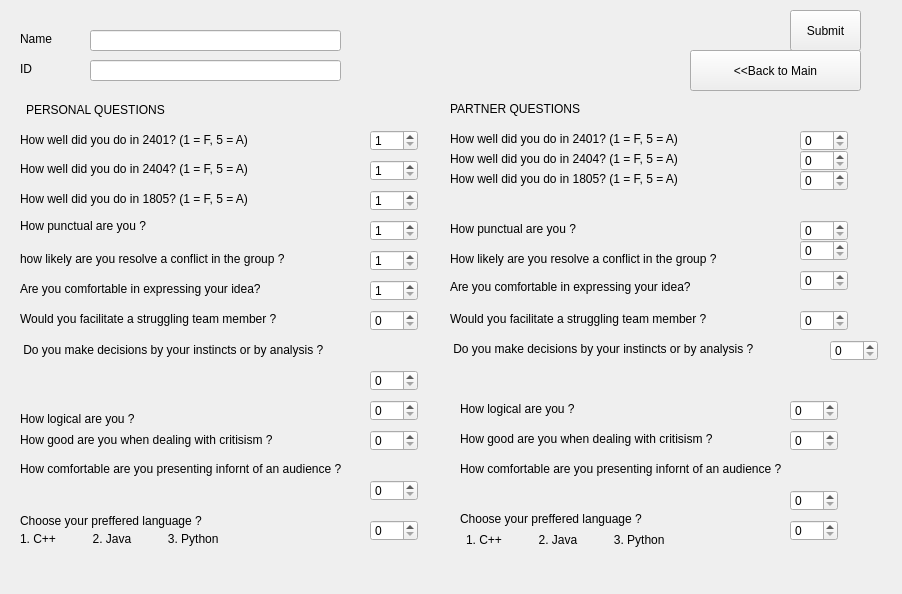
<?xml version="1.0" encoding="UTF-8"?>
<ui version="4.0">
 <class>studentregistering</class>
 <widget class="QWidget" name="studentregistering">
  <property name="geometry">
   <rect>
    <x>0</x>
    <y>0</y>
    <width>902</width>
    <height>594</height>
   </rect>
  </property>
  <property name="windowTitle">
   <string>New Student Registration</string>
  </property>
  <widget class="QLabel" name="label">
   <property name="geometry">
    <rect>
     <x>20</x>
     <y>30</y>
     <width>67</width>
     <height>17</height>
    </rect>
   </property>
   <property name="text">
    <string>Name</string>
   </property>
  </widget>
  <widget class="QLabel" name="label_2">
   <property name="geometry">
    <rect>
     <x>20</x>
     <y>60</y>
     <width>67</width>
     <height>17</height>
    </rect>
   </property>
   <property name="text">
    <string>ID</string>
   </property>
  </widget>
  <widget class="QSpinBox" name="spinBox">
   <property name="geometry">
    <rect>
     <x>370</x>
     <y>130</y>
     <width>48</width>
     <height>21</height>
    </rect>
   </property>
   <property name="minimum">
    <number>1</number>
   </property>
   <property name="maximum">
    <number>5</number>
   </property>
  </widget>
  <widget class="QSpinBox" name="spinBox_2">
   <property name="geometry">
    <rect>
     <x>370</x>
     <y>160</y>
     <width>48</width>
     <height>21</height>
    </rect>
   </property>
   <property name="minimum">
    <number>1</number>
   </property>
   <property name="maximum">
    <number>5</number>
   </property>
  </widget>
  <widget class="QSpinBox" name="spinBox_3">
   <property name="geometry">
    <rect>
     <x>370</x>
     <y>190</y>
     <width>48</width>
     <height>21</height>
    </rect>
   </property>
   <property name="minimum">
    <number>1</number>
   </property>
   <property name="maximum">
    <number>5</number>
   </property>
  </widget>
  <widget class="QSpinBox" name="spinBox_4">
   <property name="geometry">
    <rect>
     <x>370</x>
     <y>220</y>
     <width>48</width>
     <height>21</height>
    </rect>
   </property>
   <property name="minimum">
    <number>1</number>
   </property>
   <property name="maximum">
    <number>5</number>
   </property>
  </widget>
  <widget class="QSpinBox" name="spinBox_5">
   <property name="geometry">
    <rect>
     <x>370</x>
     <y>250</y>
     <width>48</width>
     <height>21</height>
    </rect>
   </property>
   <property name="minimum">
    <number>1</number>
   </property>
   <property name="maximum">
    <number>5</number>
   </property>
  </widget>
  <widget class="QSpinBox" name="spinBox_6">
   <property name="geometry">
    <rect>
     <x>370</x>
     <y>280</y>
     <width>48</width>
     <height>21</height>
    </rect>
   </property>
   <property name="minimum">
    <number>1</number>
   </property>
   <property name="maximum">
    <number>5</number>
   </property>
  </widget>
  <widget class="QPushButton" name="pushButton">
   <property name="geometry">
    <rect>
     <x>790</x>
     <y>10</y>
     <width>71</width>
     <height>41</height>
    </rect>
   </property>
   <property name="text">
    <string>Submit</string>
   </property>
  </widget>
  <widget class="QLineEdit" name="lineEdit">
   <property name="geometry">
    <rect>
     <x>90</x>
     <y>30</y>
     <width>251</width>
     <height>21</height>
    </rect>
   </property>
  </widget>
  <widget class="QLineEdit" name="lineEdit_2">
   <property name="geometry">
    <rect>
     <x>90</x>
     <y>60</y>
     <width>251</width>
     <height>21</height>
    </rect>
   </property>
  </widget>
  <widget class="QSpinBox" name="spinBox_7">
   <property name="geometry">
    <rect>
     <x>370</x>
     <y>310</y>
     <width>48</width>
     <height>21</height>
    </rect>
   </property>
  </widget>
  <widget class="QSpinBox" name="spinBox_8">
   <property name="geometry">
    <rect>
     <x>370</x>
     <y>370</y>
     <width>48</width>
     <height>21</height>
    </rect>
   </property>
  </widget>
  <widget class="QSpinBox" name="spinBox_9">
   <property name="geometry">
    <rect>
     <x>370</x>
     <y>400</y>
     <width>48</width>
     <height>21</height>
    </rect>
   </property>
  </widget>
  <widget class="QSpinBox" name="spinBox_10">
   <property name="geometry">
    <rect>
     <x>370</x>
     <y>430</y>
     <width>48</width>
     <height>21</height>
    </rect>
   </property>
  </widget>
  <widget class="QSpinBox" name="spinBox_11">
   <property name="geometry">
    <rect>
     <x>370</x>
     <y>480</y>
     <width>48</width>
     <height>21</height>
    </rect>
   </property>
  </widget>
  <widget class="QSpinBox" name="spinBox_12">
   <property name="geometry">
    <rect>
     <x>370</x>
     <y>520</y>
     <width>48</width>
     <height>21</height>
    </rect>
   </property>
  </widget>
  <widget class="QSpinBox" name="spinBox_13">
   <property name="geometry">
    <rect>
     <x>800</x>
     <y>130</y>
     <width>48</width>
     <height>21</height>
    </rect>
   </property>
  </widget>
  <widget class="QSpinBox" name="spinBox_14">
   <property name="geometry">
    <rect>
     <x>800</x>
     <y>150</y>
     <width>48</width>
     <height>21</height>
    </rect>
   </property>
  </widget>
  <widget class="QSpinBox" name="spinBox_23">
   <property name="geometry">
    <rect>
     <x>790</x>
     <y>490</y>
     <width>48</width>
     <height>21</height>
    </rect>
   </property>
  </widget>
  <widget class="QLabel" name="label_3">
   <property name="geometry">
    <rect>
     <x>20</x>
     <y>130</y>
     <width>341</width>
     <height>20</height>
    </rect>
   </property>
   <property name="text">
    <string>How well did you do in 2401? (1 = F, 5 = A)</string>
   </property>
  </widget>
  <widget class="QLabel" name="label_4">
   <property name="geometry">
    <rect>
     <x>20</x>
     <y>160</y>
     <width>341</width>
     <height>17</height>
    </rect>
   </property>
   <property name="text">
    <string>How well did you do in 2404? (1 = F, 5 = A)</string>
   </property>
  </widget>
  <widget class="QLabel" name="label_5">
   <property name="geometry">
    <rect>
     <x>20</x>
     <y>190</y>
     <width>321</width>
     <height>17</height>
    </rect>
   </property>
   <property name="text">
    <string>How well did you do in 1805? (1 = F, 5 = A)</string>
   </property>
  </widget>
  <widget class="QLabel" name="label_6">
   <property name="geometry">
    <rect>
     <x>20</x>
     <y>210</y>
     <width>301</width>
     <height>31</height>
    </rect>
   </property>
   <property name="text">
    <string>How punctual are you ?</string>
   </property>
  </widget>
  <widget class="QLabel" name="label_7">
   <property name="geometry">
    <rect>
     <x>20</x>
     <y>250</y>
     <width>341</width>
     <height>17</height>
    </rect>
   </property>
   <property name="text">
    <string>how likely are you resolve a conflict in the group ?</string>
   </property>
  </widget>
  <widget class="QLabel" name="label_8">
   <property name="geometry">
    <rect>
     <x>20</x>
     <y>280</y>
     <width>331</width>
     <height>17</height>
    </rect>
   </property>
   <property name="text">
    <string>Are you comfortable in expressing your idea?</string>
   </property>
  </widget>
  <widget class="QLabel" name="label_9">
   <property name="geometry">
    <rect>
     <x>20</x>
     <y>310</y>
     <width>331</width>
     <height>17</height>
    </rect>
   </property>
   <property name="text">
    <string>Would you facilitate a struggling team member ?</string>
   </property>
  </widget>
  <widget class="QLabel" name="label_10">
   <property name="geometry">
    <rect>
     <x>20</x>
     <y>340</y>
     <width>381</width>
     <height>20</height>
    </rect>
   </property>
   <property name="text">
    <string> Do you make decisions by your instincts or by analysis ?</string>
   </property>
  </widget>
  <widget class="QLabel" name="label_11">
   <property name="geometry">
    <rect>
     <x>20</x>
     <y>410</y>
     <width>331</width>
     <height>17</height>
    </rect>
   </property>
   <property name="text">
    <string>How logical are you ?</string>
   </property>
  </widget>
  <widget class="QLabel" name="label_12">
   <property name="geometry">
    <rect>
     <x>20</x>
     <y>430</y>
     <width>331</width>
     <height>20</height>
    </rect>
   </property>
   <property name="text">
    <string>How good are you when dealing with critisism ?</string>
   </property>
  </widget>
  <widget class="QLabel" name="label_13">
   <property name="geometry">
    <rect>
     <x>20</x>
     <y>460</y>
     <width>411</width>
     <height>17</height>
    </rect>
   </property>
   <property name="text">
    <string>How comfortable are you presenting infornt of an audience ?</string>
   </property>
  </widget>
  <widget class="QLabel" name="label_14">
   <property name="geometry">
    <rect>
     <x>20</x>
     <y>510</y>
     <width>341</width>
     <height>21</height>
    </rect>
   </property>
   <property name="text">
    <string>Choose your preffered language ?</string>
   </property>
  </widget>
  <widget class="QLabel" name="label_15">
   <property name="geometry">
    <rect>
     <x>20</x>
     <y>530</y>
     <width>241</width>
     <height>17</height>
    </rect>
   </property>
   <property name="text">
    <string>1. C++           2. Java           3. Python</string>
   </property>
  </widget>
  <widget class="QLabel" name="label_16">
   <property name="geometry">
    <rect>
     <x>450</x>
     <y>130</y>
     <width>331</width>
     <height>17</height>
    </rect>
   </property>
   <property name="text">
    <string>How well did you do in 2401? (1 = F, 5 = A)</string>
   </property>
  </widget>
  <widget class="QLabel" name="label_17">
   <property name="geometry">
    <rect>
     <x>450</x>
     <y>150</y>
     <width>331</width>
     <height>17</height>
    </rect>
   </property>
   <property name="text">
    <string>How well did you do in 2404? (1 = F, 5 = A)</string>
   </property>
  </widget>
  <widget class="QLabel" name="label_18">
   <property name="geometry">
    <rect>
     <x>450</x>
     <y>170</y>
     <width>331</width>
     <height>17</height>
    </rect>
   </property>
   <property name="text">
    <string>How well did you do in 1805? (1 = F, 5 = A)</string>
   </property>
  </widget>
  <widget class="QSpinBox" name="spinBox_18">
   <property name="geometry">
    <rect>
     <x>800</x>
     <y>270</y>
     <width>48</width>
     <height>21</height>
    </rect>
   </property>
  </widget>
  <widget class="QSpinBox" name="spinBox_21">
   <property name="geometry">
    <rect>
     <x>790</x>
     <y>400</y>
     <width>48</width>
     <height>21</height>
    </rect>
   </property>
  </widget>
  <widget class="QSpinBox" name="spinBox_24">
   <property name="geometry">
    <rect>
     <x>790</x>
     <y>520</y>
     <width>48</width>
     <height>21</height>
    </rect>
   </property>
  </widget>
  <widget class="QSpinBox" name="spinBox_17">
   <property name="geometry">
    <rect>
     <x>800</x>
     <y>240</y>
     <width>48</width>
     <height>21</height>
    </rect>
   </property>
  </widget>
  <widget class="QSpinBox" name="spinBox_22">
   <property name="geometry">
    <rect>
     <x>790</x>
     <y>430</y>
     <width>48</width>
     <height>21</height>
    </rect>
   </property>
  </widget>
  <widget class="QSpinBox" name="spinBox_20">
   <property name="geometry">
    <rect>
     <x>830</x>
     <y>340</y>
     <width>48</width>
     <height>21</height>
    </rect>
   </property>
  </widget>
  <widget class="QSpinBox" name="spinBox_15">
   <property name="geometry">
    <rect>
     <x>800</x>
     <y>170</y>
     <width>48</width>
     <height>21</height>
    </rect>
   </property>
  </widget>
  <widget class="QSpinBox" name="spinBox_16">
   <property name="geometry">
    <rect>
     <x>800</x>
     <y>220</y>
     <width>48</width>
     <height>21</height>
    </rect>
   </property>
  </widget>
  <widget class="QSpinBox" name="spinBox_19">
   <property name="geometry">
    <rect>
     <x>800</x>
     <y>310</y>
     <width>48</width>
     <height>21</height>
    </rect>
   </property>
  </widget>
  <widget class="QLabel" name="label_19">
   <property name="geometry">
    <rect>
     <x>450</x>
     <y>220</y>
     <width>201</width>
     <height>17</height>
    </rect>
   </property>
   <property name="text">
    <string>How punctual are you ?</string>
   </property>
  </widget>
  <widget class="QLabel" name="label_20">
   <property name="geometry">
    <rect>
     <x>450</x>
     <y>250</y>
     <width>341</width>
     <height>17</height>
    </rect>
   </property>
   <property name="text">
    <string>How likely are you resolve a conflict in the group ?</string>
   </property>
  </widget>
  <widget class="QLabel" name="label_21">
   <property name="geometry">
    <rect>
     <x>450</x>
     <y>276</y>
     <width>321</width>
     <height>21</height>
    </rect>
   </property>
   <property name="text">
    <string>Are you comfortable in expressing your idea?</string>
   </property>
  </widget>
  <widget class="QLabel" name="label_22">
   <property name="geometry">
    <rect>
     <x>450</x>
     <y>310</y>
     <width>341</width>
     <height>17</height>
    </rect>
   </property>
   <property name="text">
    <string>Would you facilitate a struggling team member ?</string>
   </property>
  </widget>
  <widget class="QLabel" name="label_23">
   <property name="geometry">
    <rect>
     <x>450</x>
     <y>340</y>
     <width>381</width>
     <height>17</height>
    </rect>
   </property>
   <property name="text">
    <string> Do you make decisions by your instincts or by analysis ?</string>
   </property>
  </widget>
  <widget class="QLabel" name="label_24">
   <property name="geometry">
    <rect>
     <x>460</x>
     <y>400</y>
     <width>271</width>
     <height>17</height>
    </rect>
   </property>
   <property name="text">
    <string>How logical are you ?</string>
   </property>
  </widget>
  <widget class="QLabel" name="label_25">
   <property name="geometry">
    <rect>
     <x>460</x>
     <y>430</y>
     <width>331</width>
     <height>17</height>
    </rect>
   </property>
   <property name="text">
    <string>How good are you when dealing with critisism ?</string>
   </property>
  </widget>
  <widget class="QLabel" name="label_26">
   <property name="geometry">
    <rect>
     <x>460</x>
     <y>460</y>
     <width>421</width>
     <height>17</height>
    </rect>
   </property>
   <property name="text">
    <string>How comfortable are you presenting infornt of an audience ?</string>
   </property>
  </widget>
  <widget class="QLabel" name="label_27">
   <property name="geometry">
    <rect>
     <x>460</x>
     <y>510</y>
     <width>331</width>
     <height>17</height>
    </rect>
   </property>
   <property name="text">
    <string>Choose your preffered language ?</string>
   </property>
  </widget>
  <widget class="QLabel" name="label_28">
   <property name="geometry">
    <rect>
     <x>466</x>
     <y>530</y>
     <width>291</width>
     <height>20</height>
    </rect>
   </property>
   <property name="text">
    <string>1. C++           2. Java           3. Python</string>
   </property>
  </widget>
  <widget class="QLabel" name="label_29">
   <property name="geometry">
    <rect>
     <x>26</x>
     <y>100</y>
     <width>181</width>
     <height>20</height>
    </rect>
   </property>
   <property name="text">
    <string>PERSONAL QUESTIONS </string>
   </property>
  </widget>
  <widget class="QLabel" name="label_30">
   <property name="geometry">
    <rect>
     <x>450</x>
     <y>100</y>
     <width>171</width>
     <height>17</height>
    </rect>
   </property>
   <property name="text">
    <string>PARTNER QUESTIONS </string>
   </property>
  </widget>
  <widget class="QPushButton" name="pushButton_2">
   <property name="geometry">
    <rect>
     <x>690</x>
     <y>50</y>
     <width>171</width>
     <height>41</height>
    </rect>
   </property>
   <property name="text">
    <string>&lt;&lt;Back to Main</string>
   </property>
  </widget>
  <widget class="QLabel" name="label_31">
   <property name="geometry">
    <rect>
     <x>540</x>
     <y>20</y>
     <width>241</width>
     <height>20</height>
    </rect>
   </property>
   <property name="text">
    <string/>
   </property>
  </widget>
  <widget class="QLabel" name="label_32">
   <property name="geometry">
    <rect>
     <x>0</x>
     <y>0</y>
     <width>901</width>
     <height>591</height>
    </rect>
   </property>
   <property name="text">
    <string/>
   </property>
  </widget>
  <zorder>label_32</zorder>
  <zorder>label</zorder>
  <zorder>label_2</zorder>
  <zorder>spinBox</zorder>
  <zorder>spinBox_2</zorder>
  <zorder>spinBox_3</zorder>
  <zorder>spinBox_4</zorder>
  <zorder>spinBox_5</zorder>
  <zorder>spinBox_6</zorder>
  <zorder>pushButton</zorder>
  <zorder>lineEdit</zorder>
  <zorder>lineEdit_2</zorder>
  <zorder>spinBox_7</zorder>
  <zorder>spinBox_8</zorder>
  <zorder>spinBox_9</zorder>
  <zorder>spinBox_10</zorder>
  <zorder>spinBox_11</zorder>
  <zorder>spinBox_12</zorder>
  <zorder>spinBox_13</zorder>
  <zorder>spinBox_14</zorder>
  <zorder>spinBox_23</zorder>
  <zorder>label_3</zorder>
  <zorder>label_4</zorder>
  <zorder>label_5</zorder>
  <zorder>label_6</zorder>
  <zorder>label_7</zorder>
  <zorder>label_8</zorder>
  <zorder>label_9</zorder>
  <zorder>label_10</zorder>
  <zorder>label_11</zorder>
  <zorder>label_12</zorder>
  <zorder>label_13</zorder>
  <zorder>label_14</zorder>
  <zorder>label_15</zorder>
  <zorder>label_16</zorder>
  <zorder>label_17</zorder>
  <zorder>label_18</zorder>
  <zorder>spinBox_18</zorder>
  <zorder>spinBox_21</zorder>
  <zorder>spinBox_24</zorder>
  <zorder>spinBox_17</zorder>
  <zorder>spinBox_22</zorder>
  <zorder>spinBox_20</zorder>
  <zorder>spinBox_15</zorder>
  <zorder>spinBox_16</zorder>
  <zorder>spinBox_19</zorder>
  <zorder>label_19</zorder>
  <zorder>label_20</zorder>
  <zorder>label_21</zorder>
  <zorder>label_22</zorder>
  <zorder>label_23</zorder>
  <zorder>label_24</zorder>
  <zorder>label_25</zorder>
  <zorder>label_26</zorder>
  <zorder>label_27</zorder>
  <zorder>label_28</zorder>
  <zorder>label_29</zorder>
  <zorder>label_30</zorder>
  <zorder>pushButton_2</zorder>
  <zorder>label_31</zorder>
 </widget>
 <resources/>
 <connections/>
</ui>
